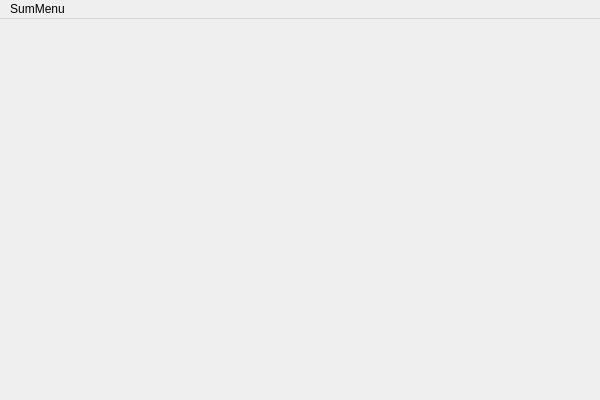
<?xml version="1.0" encoding="UTF-8"?>
<ui version="4.0">
 <class>MainWindow</class>
 <widget class="QMainWindow" name="MainWindow">
  <property name="geometry">
   <rect>
    <x>0</x>
    <y>0</y>
    <width>600</width>
    <height>400</height>
   </rect>
  </property>
  <property name="windowTitle">
   <string>Sanguosha</string>
  </property>
  <widget class="QWidget" name="centralWidget"/>
  <widget class="QMenuBar" name="menuBar">
   <property name="geometry">
    <rect>
     <x>0</x>
     <y>0</y>
     <width>600</width>
     <height>32</height>
    </rect>
   </property>
   <property name="autoFillBackground">
    <bool>true</bool>
   </property>
   <widget class="QMenu" name="menuSumMenu">
    <property name="autoFillBackground">
     <bool>true</bool>
    </property>
    <property name="title">
     <string>SumMenu</string>
    </property>
    <widget class="QMenu" name="menuGame">
     <property name="autoFillBackground">
      <bool>true</bool>
     </property>
     <property name="title">
      <string>Game</string>
     </property>
     <addaction name="actionStart_Game"/>
     <addaction name="actionStart_Server"/>
     <addaction name="actionPC_Console_Start"/>
     <addaction name="actionReplay"/>
     <addaction name="actionExit"/>
    </widget>
    <widget class="QMenu" name="menuView">
     <property name="autoFillBackground">
      <bool>true</bool>
     </property>
     <property name="title">
      <string>View</string>
     </property>
     <addaction name="actionFullscreen"/>
     <addaction name="actionMinimize_to_system_tray"/>
    </widget>
    <widget class="QMenu" name="menuOptions">
     <property name="autoFillBackground">
      <bool>true</bool>
     </property>
     <property name="title">
      <string>Tools</string>
     </property>
     <addaction name="actionConfigure"/>
     <addaction name="actionGeneral_Overview"/>
     <addaction name="actionCard_Overview"/>
     <addaction name="actionRule_Summary"/>
     <addaction name="actionManage_Ban_IP"/>
     <addaction name="actionBroadcast"/>
     <addaction name="actionReplay_file_convert"/>
     <addaction name="actionRecord_analysis"/>
     <addaction name="separator"/>
     <addaction name="actionEnable_Hotkey"/>
     <addaction name="actionNever_nullify_my_trick"/>
     <addaction name="actionView_Discarded"/>
     <addaction name="actionView_distance"/>
     <addaction name="actionServerInformation"/>
     <addaction name="actionSurrender"/>
     <addaction name="actionSaveRecord"/>
    </widget>
    <widget class="QMenu" name="menuDIY">
     <property name="autoFillBackground">
      <bool>true</bool>
     </property>
     <property name="title">
      <string>DIY</string>
     </property>
     <addaction name="actionCard_editor"/>
    </widget>
    <widget class="QMenu" name="menuCheat">
     <property name="enabled">
      <bool>false</bool>
     </property>
     <property name="autoFillBackground">
      <bool>true</bool>
     </property>
     <property name="title">
      <string>Cheat</string>
     </property>
     <addaction name="actionDamage_maker"/>
     <addaction name="actionDeath_note"/>
     <addaction name="actionRevive_wand"/>
     <addaction name="actionExecute_script_at_server_side"/>
    </widget>
    <widget class="QMenu" name="menuHelp">
     <property name="autoFillBackground">
      <bool>true</bool>
     </property>
     <property name="title">
      <string>Help</string>
     </property>
     <addaction name="actionAbout"/>
     <addaction name="actionAbout_Us"/>
     <addaction name="actionAbout_Qt"/>
     <addaction name="actionAbout_GPLv3"/>
     <addaction name="actionAbout_Lua"/>
     <addaction name="separator"/>
     <addaction name="actionAcknowledgement_2"/>
     <addaction name="separator"/>
     <addaction name="actionCheckUpdate"/>
    </widget>
    <addaction name="menuGame"/>
    <addaction name="menuView"/>
    <addaction name="menuOptions"/>
    <addaction name="menuDIY"/>
    <addaction name="menuCheat"/>
    <addaction name="menuHelp"/>
   </widget>
   <addaction name="menuSumMenu"/>
  </widget>
  <action name="actionExit">
   <property name="text">
    <string>Exit</string>
   </property>
  </action>
  <action name="actionConfigure">
   <property name="enabled">
    <bool>true</bool>
   </property>
   <property name="icon">
    <iconset>
     <normaloff>../image/system/settings.png</normaloff>../image/system/settings.png</iconset>
   </property>
   <property name="text">
    <string>Configure</string>
   </property>
  </action>
  <action name="actionStart_Server">
   <property name="text">
    <string>Start server</string>
   </property>
   <property name="shortcut">
    <string>Ctrl+S</string>
   </property>
  </action>
  <action name="actionStart_Game">
   <property name="text">
    <string>Start game</string>
   </property>
   <property name="shortcut">
    <string>Ctrl+G</string>
   </property>
  </action>
  <action name="actionGeneral_Overview">
   <property name="text">
    <string>General overview</string>
   </property>
   <property name="shortcut">
    <string>Ctrl+E</string>
   </property>
  </action>
  <action name="actionAbout">
   <property name="text">
    <string>About</string>
   </property>
  </action>
  <action name="actionCard_Overview">
   <property name="text">
    <string>Card overview</string>
   </property>
   <property name="shortcut">
    <string>Ctrl+R</string>
   </property>
  </action>
  <action name="actionEnable_Hotkey">
   <property name="checkable">
    <bool>true</bool>
   </property>
   <property name="text">
    <string>Enable hotkey</string>
   </property>
  </action>
  <action name="actionAbout_Qt">
   <property name="text">
    <string>About Qt</string>
   </property>
  </action>
  <action name="actionView_Discarded">
   <property name="enabled">
    <bool>false</bool>
   </property>
   <property name="text">
    <string>View Discarded</string>
   </property>
   <property name="shortcut">
    <string>Ctrl+D</string>
   </property>
  </action>
  <action name="actionView_distance">
   <property name="enabled">
    <bool>false</bool>
   </property>
   <property name="text">
    <string>View distance</string>
   </property>
   <property name="shortcut">
    <string>Ctrl+I</string>
   </property>
  </action>
  <action name="actionServerInformation">
   <property name="enabled">
    <bool>false</bool>
   </property>
   <property name="text">
    <string>Server information</string>
   </property>
  </action>
  <action name="actionReplay">
   <property name="text">
    <string>Replay</string>
   </property>
  </action>
  <action name="actionSaveRecord">
   <property name="enabled">
    <bool>false</bool>
   </property>
   <property name="text">
    <string>Save battle record</string>
   </property>
  </action>
  <action name="actionFullscreen">
   <property name="text">
    <string>Fullscreen</string>
   </property>
   <property name="shortcut">
    <string>Alt+Return</string>
   </property>
  </action>
  <action name="actionShow_Hide_Menu">
   <property name="text">
    <string>Show/Hide menu</string>
   </property>
   <property name="shortcut">
    <string>Alt+M</string>
   </property>
  </action>
  <action name="actionSurrender">
   <property name="enabled">
    <bool>false</bool>
   </property>
   <property name="text">
    <string>Surrender</string>
   </property>
  </action>
  <action name="actionMinimize_to_system_tray">
   <property name="text">
    <string>Minimize to system tray</string>
   </property>
  </action>
  <action name="actionRule_Summary">
   <property name="text">
    <string>Rule Summary</string>
   </property>
  </action>
  <action name="actionScript_editor">
   <property name="enabled">
    <bool>true</bool>
   </property>
   <property name="text">
    <string>Script editor</string>
   </property>
  </action>
  <action name="actionBroadcast">
   <property name="text">
    <string>Broadcast ...</string>
   </property>
  </action>
  <action name="actionAcknowledgement">
   <property name="text">
    <string>Acknowledgement</string>
   </property>
  </action>
  <action name="actionDamage_maker">
   <property name="enabled">
    <bool>true</bool>
   </property>
   <property name="text">
    <string>Damage maker</string>
   </property>
  </action>
  <action name="actionExpand_dashboard">
   <property name="checkable">
    <bool>true</bool>
   </property>
   <property name="text">
    <string>Expand dashboard</string>
   </property>
  </action>
  <action name="actionDeath_note">
   <property name="text">
    <string>Death note ...</string>
   </property>
  </action>
  <action name="actionRevive_wand">
   <property name="text">
    <string>Revive wand ...</string>
   </property>
  </action>
  <action name="actionCard_editor">
   <property name="text">
    <string>Card editor ...</string>
   </property>
   <property name="shortcut">
    <string>Ctrl+T</string>
   </property>
  </action>
  <action name="actionPC_Console_Start">
   <property name="text">
    <string>PC Console Start</string>
   </property>
  </action>
  <action name="actionPackaging">
   <property name="text">
    <string>Package manager ...</string>
   </property>
   <property name="shortcut">
    <string>Ctrl+P</string>
   </property>
  </action>
  <action name="actionAI_Melee">
   <property name="text">
    <string>AI Melee</string>
   </property>
   <property name="shortcut">
    <string>Ctrl+M</string>
   </property>
  </action>
  <action name="actionReplay_file_convert">
   <property name="text">
    <string>Replay file convert ...</string>
   </property>
  </action>
  <action name="actionSend_lowlevel_command">
   <property name="text">
    <string>Send lowlevel command ...</string>
   </property>
  </action>
  <action name="actionView_ban_list">
   <property name="text">
    <string>View ban list</string>
   </property>
  </action>
  <action name="actionAbout_Lua">
   <property name="text">
    <string>About Lua</string>
   </property>
  </action>
  <action name="actionExecute_script_at_server_side">
   <property name="text">
    <string>Execute script at server side ...</string>
   </property>
  </action>
  <action name="actionRecord_analysis">
   <property name="text">
    <string>Record analysis</string>
   </property>
  </action>
  <action name="actionAbout_GPLv3">
   <property name="text">
    <string>About GPLv3</string>
   </property>
  </action>
  <action name="actionNever_nullify_my_trick">
   <property name="checkable">
    <bool>true</bool>
   </property>
   <property name="text">
    <string>Never nullify my trick</string>
   </property>
  </action>
  <action name="actionAcknowledgement_2">
   <property name="text">
    <string>Acknowledgement</string>
   </property>
  </action>
  <action name="actionAbout_Us">
   <property name="text">
    <string>About Us</string>
   </property>
  </action>
  <action name="actionManage_Ban_IP">
   <property name="text">
    <string>Manage Ban IP</string>
   </property>
  </action>
  <action name="actionCheckUpdate">
   <property name="enabled">
    <bool>true</bool>
   </property>
   <property name="text">
    <string>CheckUpdate</string>
   </property>
  </action>
  <action name="actionSound_Test">
   <property name="text">
    <string>Sound Test</string>
   </property>
  </action>
 </widget>
 <layoutdefault spacing="6" margin="11"/>
 <resources/>
 <connections/>
</ui>
